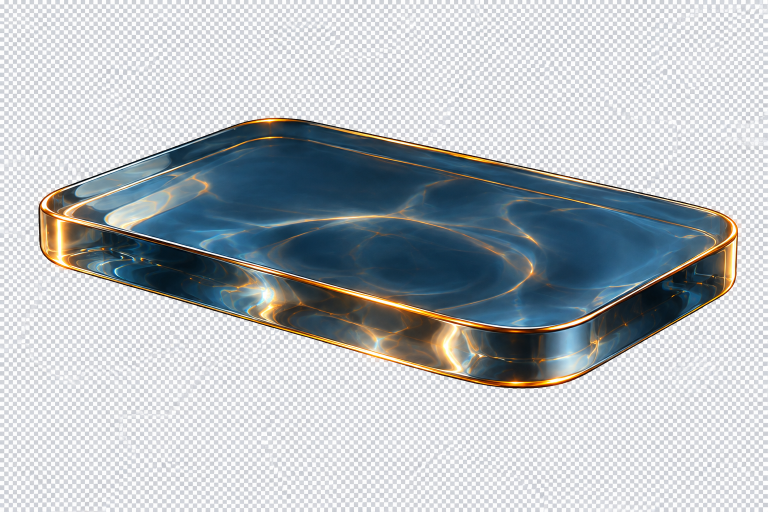
#> input picture phase3-assets/glass-wafer-transparent.png, 1536 x 1024 px (shown at 1/2 size)
$ python extract-wafer.py
#> lines starting #> are read from the running program, lines starting #| are printed output that depends on the picture; after the words box and inside, x2 and y2 are one past the last pixel; in counts of white or black regions, pixels touching at a corner belong together; long printed decimals are rounded
"""User-approved local background removal; preserve original and verify alpha."""
from pathlib import Path
import numpy as np
from PIL import Image, ImageFilter, ImageDraw

root = Path(__file__).resolve().parent
source = Image.open(root / 'glass-wafer-transparent.png').convert('RGB')
#> source is the input picture: PIL image 1536x1024 RGB; mean R, G, B 180.5, 186.8, 191.3
rgb = np.asarray(source).astype(np.int16)
# The baked checkerboard is bright and neutral; glass is blue/dark or amber.
candidate = ((rgb.max(2) - rgb.min(2)) > 32) | (rgb.max(2) < 130)
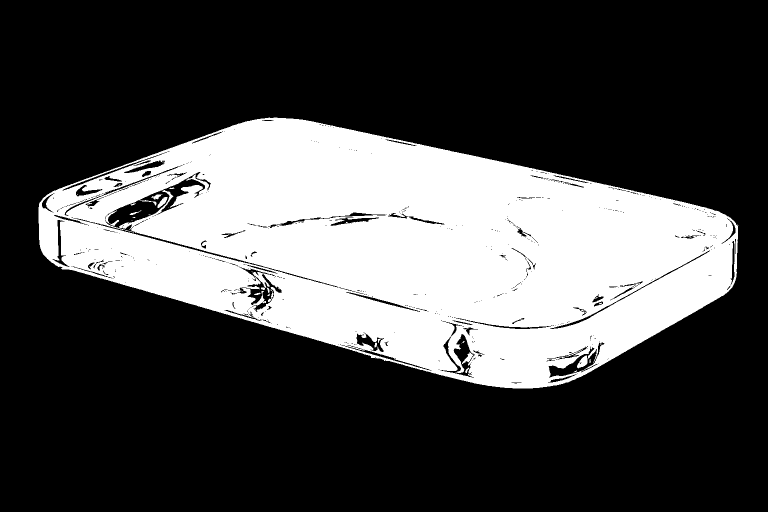
#> candidate: shape (1024, 1536) bool (shown at 1/2 size); 29.2% white; 40 white regions (26 under 20 px), largest, box (x1, y1, x2, y2) and area: (77, 235, 1477, 777) 457746, (1154, 711, 1175, 737) 311, (315, 394, 335, 416) 199
connected = Image.fromarray((candidate * 255).astype('uint8'))
connected = connected.filter(ImageFilter.MaxFilter(5)).filter(ImageFilter.MinFilter(5))
#> connected: PIL image 1536x1024 L; 30.2% white; 5 white regions (3 under 20 px), largest, box (x1, y1, x2, y2) and area: (77, 235, 1477, 777) 474594, (259, 421, 283, 430) 59
ImageDraw.floodfill(connected, (768, 512), 128)
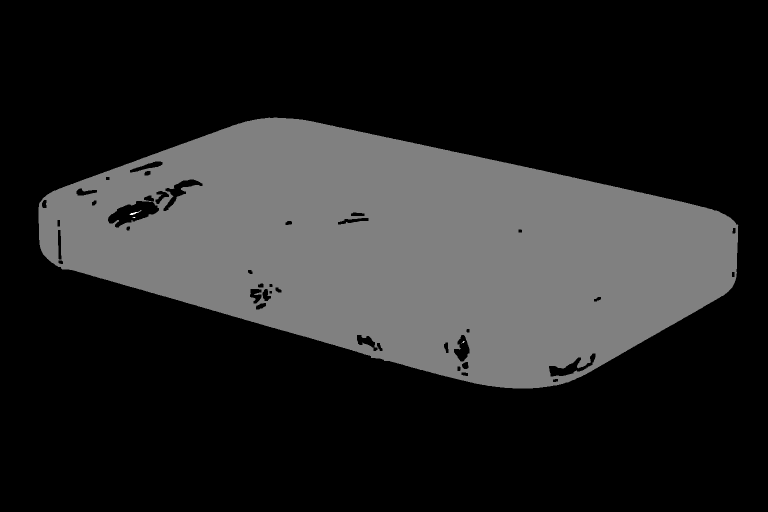
#> connected: PIL image 1536x1024 L (shown at 1/2 size); min 0, max 255, mean 38.6
mask = Image.fromarray((np.asarray(connected) == 128).astype('uint8') * 255).copy()
#> mask: PIL image 1536x1024 L; 30.2% white; 1 white region, box (x1, y1, x2, y2) and area: (77, 235, 1477, 777) 474594
ImageDraw.floodfill(mask, (0, 0), 128)
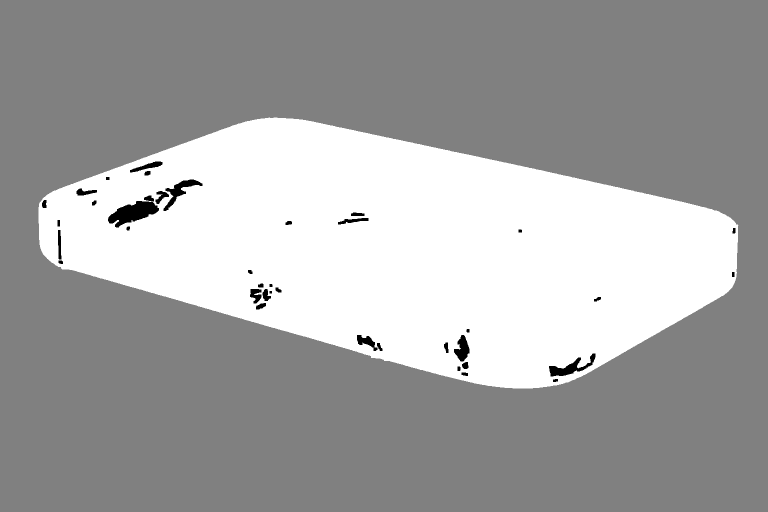
#> mask: PIL image 1536x1024 L (shown at 1/2 size); min 0, max 255, mean 165.3
mask = Image.fromarray((np.asarray(mask) != 128).astype('uint8') * 255)
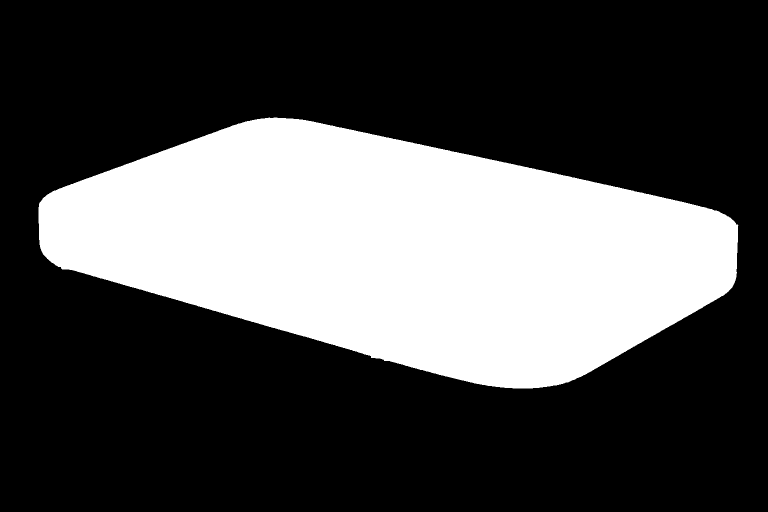
#> mask: PIL image 1536x1024 L (shown at 1/2 size); 30.9% white; 1 white region, box (x1, y1, x2, y2) and area: (77, 235, 1477, 777) 486608
# Inset the matte to remove background-contaminated boundary pixels.
alpha = mask.filter(ImageFilter.MinFilter(3)).filter(ImageFilter.GaussianBlur(.55))
result = source.convert('RGBA'); result.putalpha(alpha)
#> after `result.putalpha(alpha)`:
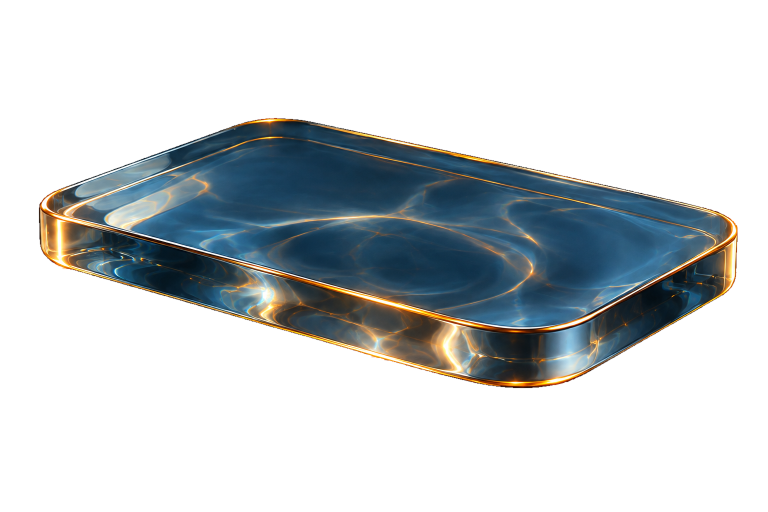
#> result: PIL image 1536x1024 RGBA (shown at 1/2 size); mean R, G, B, A 180.5, 186.8, 191.3, 78.3; transparent parts drawn white
result.save(root / 'glass-wafer-alpha.png', optimize=True)
bg = Image.new('RGBA', result.size, '#0b1d2c'); bg.alpha_composite(result)
#> after `bg = Image.new('RGBA', result.size, '#0b1d2c')`:
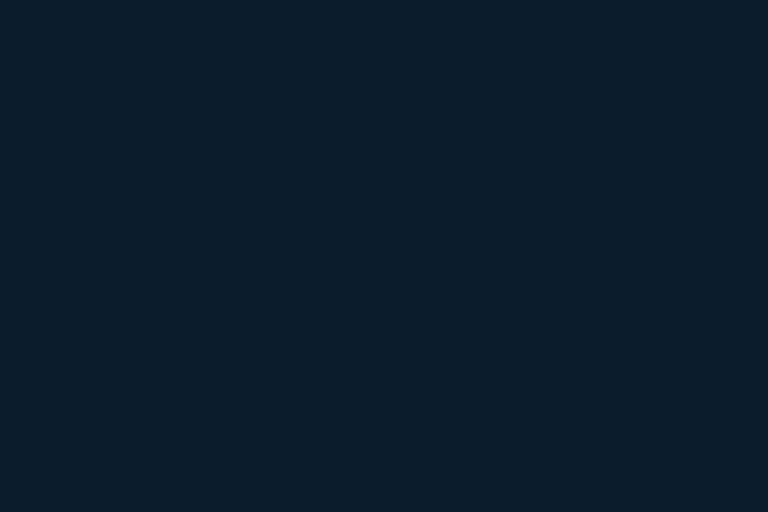
#> bg: PIL image 1536x1024 RGBA (shown at 1/2 size); mean R, G, B, A 11, 29, 44, 255
#> after `bg.alpha_composite(result)`:
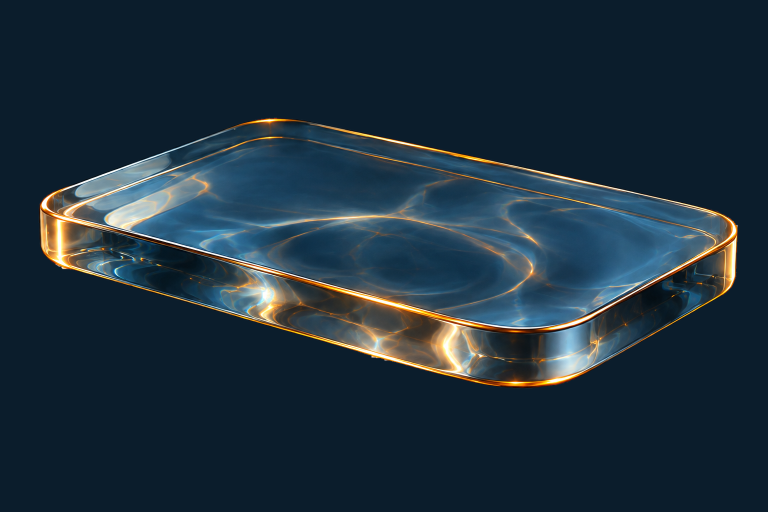
#> bg: PIL image 1536x1024 RGBA (shown at 1/2 size); mean R, G, B, A 29.9, 47.9, 60.7, 255
bg.convert('RGB').save(root / 'glass-wafer-dark-check.jpg', quality=95)
a = np.asarray(alpha)
assert a[0,:].max() == a[-1,:].max() == a[:,0].max() == a[:,-1].max() == 0
assert (a == 0).mean() > .5 and (a == 255).mean() > .1
print({'size': result.size, 'mode': result.mode, 'transparent_fraction': float((a == 0).mean()), 'bbox': alpha.getbbox()})
#| {'size': (1536, 1024), 'mode': 'RGBA', 'transparent_fraction': 0.6893, 'bbox': (76, 234, 1477, 778)}
